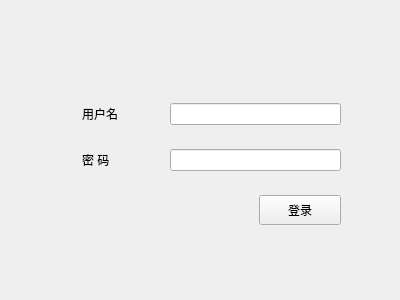
<?xml version="1.0" encoding="UTF-8"?>
<ui version="4.0">
 <class>IntelligentManagement</class>
 <widget class="QMainWindow" name="IntelligentManagement">
  <property name="geometry">
   <rect>
    <x>0</x>
    <y>0</y>
    <width>400</width>
    <height>300</height>
   </rect>
  </property>
  <property name="contextMenuPolicy">
   <enum>Qt::DefaultContextMenu</enum>
  </property>
  <property name="windowTitle">
   <string>智能社区管理系统</string>
  </property>
  <widget class="QWidget" name="centralWidget">
   <widget class="QWidget" name="layoutWidget">
    <property name="geometry">
     <rect>
      <x>71</x>
      <y>74</y>
      <width>281</width>
      <height>181</height>
     </rect>
    </property>
    <layout class="QGridLayout">
     <item row="2" column="2">
      <widget class="QPushButton" name="btn_login">
       <property name="minimumSize">
        <size>
         <width>0</width>
         <height>30</height>
        </size>
       </property>
       <property name="text">
        <string>登录</string>
       </property>
      </widget>
     </item>
     <item row="0" column="0">
      <widget class="QLabel" name="label">
       <property name="sizePolicy">
        <sizepolicy hsizetype="Preferred" vsizetype="Fixed">
         <horstretch>0</horstretch>
         <verstretch>0</verstretch>
        </sizepolicy>
       </property>
       <property name="text">
        <string>用户名</string>
       </property>
      </widget>
     </item>
     <item row="0" column="1" colspan="2">
      <widget class="QLineEdit" name="line_account"/>
     </item>
     <item row="1" column="1" colspan="2">
      <widget class="QLineEdit" name="line_passwd">
       <property name="cursor">
        <cursorShape>ArrowCursor</cursorShape>
       </property>
       <property name="contextMenuPolicy">
        <enum>Qt::DefaultContextMenu</enum>
       </property>
       <property name="echoMode">
        <enum>QLineEdit::Password</enum>
       </property>
      </widget>
     </item>
     <item row="1" column="0">
      <widget class="QLabel" name="label_2">
       <property name="sizePolicy">
        <sizepolicy hsizetype="Preferred" vsizetype="Fixed">
         <horstretch>0</horstretch>
         <verstretch>0</verstretch>
        </sizepolicy>
       </property>
       <property name="text">
        <string>密 码</string>
       </property>
      </widget>
     </item>
     <item row="2" column="0">
      <spacer name="horizontalSpacer">
       <property name="orientation">
        <enum>Qt::Horizontal</enum>
       </property>
       <property name="sizeType">
        <enum>QSizePolicy::Fixed</enum>
       </property>
       <property name="sizeHint" stdset="0">
        <size>
         <width>50</width>
         <height>20</height>
        </size>
       </property>
      </spacer>
     </item>
    </layout>
   </widget>
  </widget>
 </widget>
 <layoutdefault spacing="6" margin="11"/>
 <resources/>
 <connections/>
</ui>
